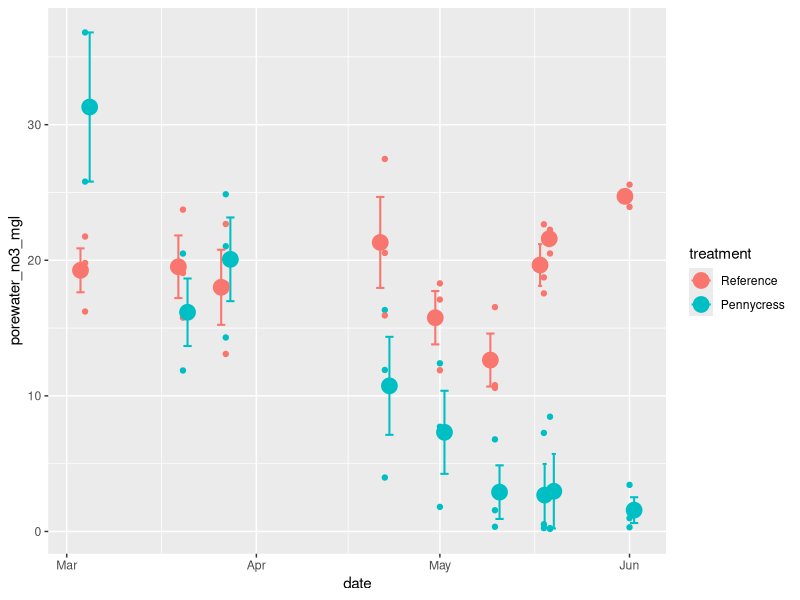
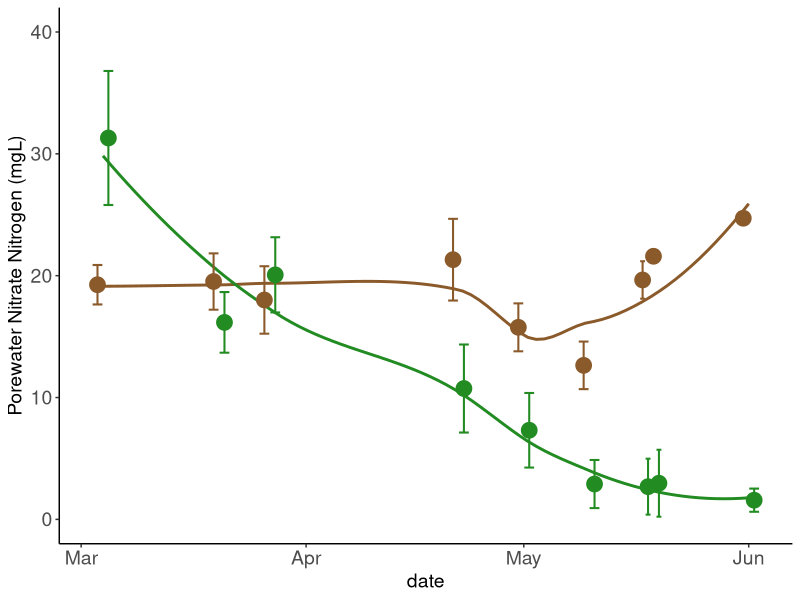
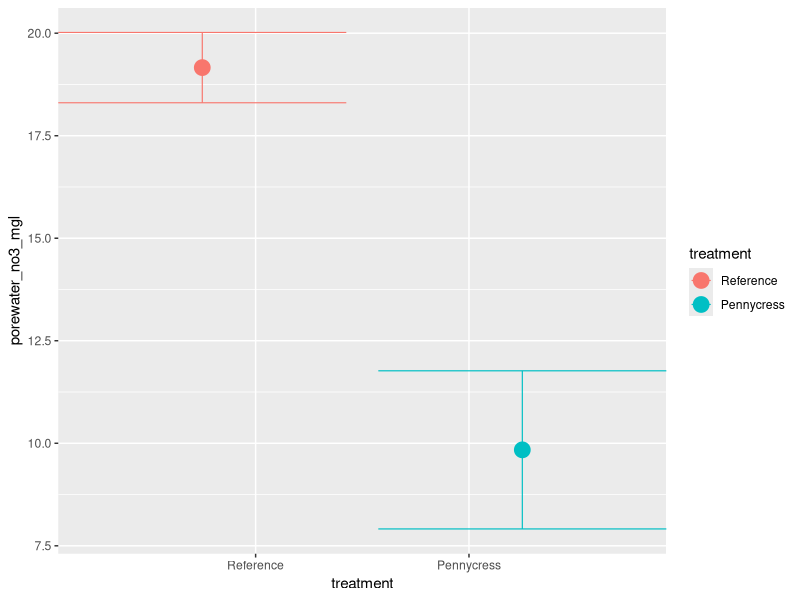
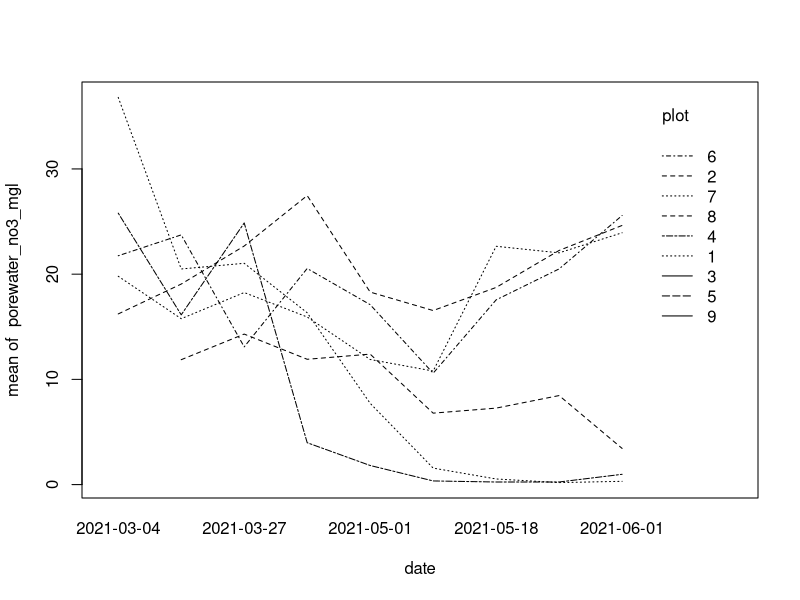
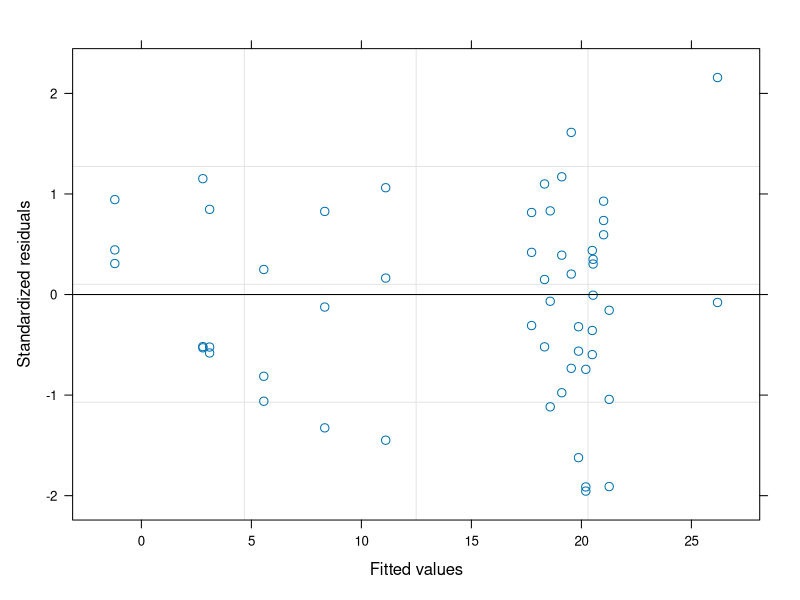
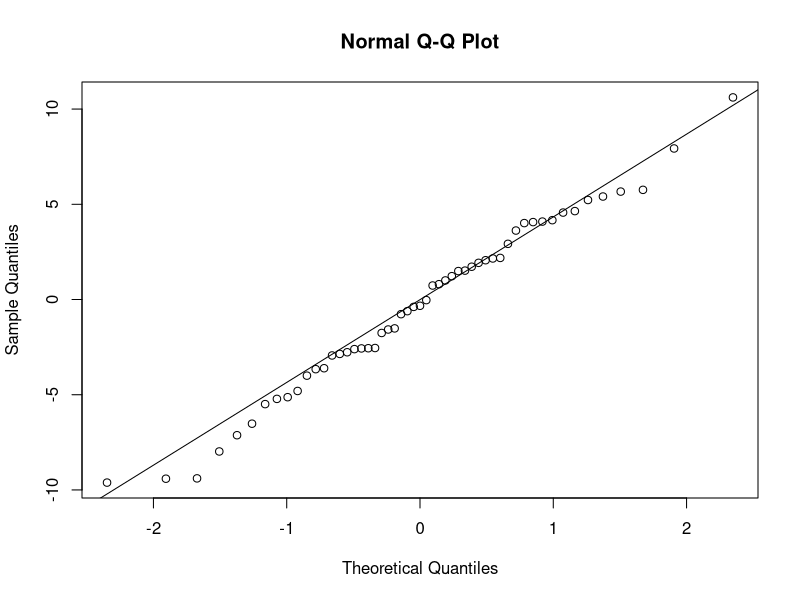

Generate these figures, in order, with R: (Note: this script raises an error after producing the figures.)
# LOAD LIBRARIES ----
library(readxl)
library(effects)
library(tidyverse) 
library(car)
library(multcompView)
library(nlme)
library(emmeans)
library(multcomp)
library(lubridate)
library(broom)
library(tidyr)

# # # # # # # # # # # # # # # # # # # # # # # # # # # # # # # # # # # # # # # # # # # # # # # # #
#  SOIL POREWATER ANALYSIS REMOVING THE EFFECT OF PC+N DUE TO APPLICATION ISSUES CAUSING HUGE SE----
# # # # # # # # # # # # # # # # # # # # # # # # # # # # # # # # # # # # # # # # # # # # # # # # #

# Results:
# Reject the null hypothesis,  t-ratio=4.7, df=4, p-value=0.009
# There is a difference between pc and reference
# treatment   emmean   SE  df   lower.CL  upper.CL
# Reference    19.6   1.38  5    16.07     23.2
# Pennycress   10.4   1.40  4     6.51     14.3

# No significant block effect 
# Pennycress reduces N in soil porewater by almost 50% 




# READ IN THE DATA ----
no3.df <- read_excel("Data/Lysimeter/combined lysimiter pore water.xlsx")

# DATA MUTATIONS ----
# Create treatment columns
no3.df <- no3.df %>% 
  mutate(treatment = case_when(
    plot == 1 ~ "Pennycress",
    plot == 2 ~ "Reference",
    plot == 3 ~ "Pennycress_N",
    plot == 4 ~ "Pennycress",
    plot == 5 ~ "Pennycress_N",
    plot == 6 ~ "Reference",
    plot == 7 ~ "Reference",
    plot == 8 ~ "Pennycress",
    plot == 9 ~ "Pennycress_N"
  )) 

# create month and year column
no3.df <- no3.df %>% 
  mutate(year = year(date),
         month = month(date))

# remove and arrange stuff
no3.df <- no3.df %>% 
  filter(type =="lysimeter") %>% 
  filter(year != 2020 & month >= 3) %>% 
  arrange(month, treatment, plot, block) 

# make factors
no3.df <- no3.df %>% 
  mutate( 
    treatment = as.factor(treatment),
    plot=as.factor(plot),
    month=as.factor(month),
    date = as_date(date),
    treatment = as.factor(treatment),
    block = as.factor(block)
  ) 

# reorder factors
no3.df <- no3.df %>% 
  mutate(treatment = fct_relevel(treatment, "Reference", "Pennycress", "Pennycress_N" )) 

# summarize as means
no3.df <- no3.df %>% 
  ungroup() %>% 
  group_by(date, plot, treatment, block) %>% 
  summarize (
    porewater_no3_mgl = mean(porewater_no3_mgl, na.rm=TRUE),
    porewater_nh3_mgl = mean(porewater_nh3_mgl, na.rm=TRUE),
    porewater_drp_ugl = mean(porewater_drp_ugl, na.rm=TRUE),
  ) %>% 
  arrange(date, plot)

# remove pc+n treatment
no3.df <- no3.df %>%
  filter(treatment != "Pennycress_N")

# # # # # # # # # # # # # # # # # # # # # # # # # # # # # # # # # # # # # # # # # # # # # # # # #
#  PLOTTING ----
# # # # # # # # # # # # # # # # # # # # # # # # # # # # # # # # # # # # # # # # # # # # # # # # #

no3.df %>% 
  ggplot(aes(date, porewater_no3_mgl, color=treatment)) +
  geom_point() +
  stat_summary(
    fun.data = mean_se, na.rm = TRUE, geom = "errorbar", width = 3, size=.7,
    position = position_dodge2(width = 3)) +
  stat_summary(
    fun=mean, na.rm = TRUE, geom = "point", size = 5,
    position = position_dodge2(width = 3))

# ME MAKE PLOT ---
smooth.plot <- ggplot(data = no3.df, mapping = aes(x = date, y = porewater_no3_mgl, color = treatment)) +
  geom_smooth(se = FALSE) +
  #geom_point(size = 3, position = position_dodge2(width = 0.7), shape = 5) +
  stat_summary(
    fun.data = mean_se, na.rm = TRUE, geom = "errorbar", width = 3, size = 0.7,
    position = position_dodge2(width = 3)) +
  stat_summary(
    fun = mean, na.rm = TRUE, geom = "point", size = 5, 
    position = position_dodge2(width = 3)) +
  scale_y_continuous(limits = c(0,40)) +
  labs(y = "Porewater Nitrate Nitrogen (mgL)") + theme(axis.line = element_line(linetype = "solid"),
    axis.title = element_text(size = 14),
    axis.text = element_text(size = 14),
    plot.title = element_text(size = 14),
    panel.background = element_rect(fill = NA)) + theme(legend.key = element_rect(fill = NA),
    legend.background = element_rect(fill = NA), 
    legend.position = "NULL") +
  scale_color_manual(values = c("tan4", "forestgreen")) 
smooth.plot

ggplot(data = no3.df, mapping = aes(x = treatment, y = porewater_no3_mgl, color = treatment)) +
  stat_summary(
    fun.data = mean_se, na.rm = TRUE, geom = "errorbar", width = 3, size = 0.4,
    position = position_dodge2(width = 3)) +
  stat_summary(
    fun = mean, na.rm = TRUE, geom = "point", size = 5, 
    position = position_dodge2(width = 3))


# my brain broke at this one
# EFFECT OF BLOCK ----
with(no3.df, interaction.plot(date, plot, porewater_no3_mgl))

# # # # # # # # # # # # # # # # # # # # # # # # # # # # # # # # # # # # # # # # # # # # # # # # #
#  STATISTICAL ANALYSIS ----
# # # # # # # # # # # # # # # # # # # # # # # # # # # # # # # # # # # # # # # # # # # # # # # # #

# create linear model
lme_fitno3.block <- lme(fixed = porewater_no3_mgl ~  treatment * date ,  
                        random = ~ 1 | plot/block, 
                        method='REML',
                        corr = corAR1( form= ~1 | plot/block),
                        data = no3.df)
# equal variance
plot(lme_fitno3.block)

# normality
qqnorm(resid(lme_fitno3.block))
qqline(resid(lme_fitno3.block))

# analysis
Anova(lme_fitno3.block, type="III")

# without block
lme_fitno3.noblock <- lme(fixed = porewater_no3_mgl ~  treatment * date ,  
                        random = ~ 1 | plot, 
                        method='REML',
                        corr = corAR1( form= ~1 | plot),
                        data = no3.df)
Anova(lme_fitno3.noblock, type = "3")

# no effect of block, just gonna leave it in to be safe

# treatment effects
emmeans(lme_fitno3.block, pairwise ~ treatment, adjust="bonferroni")

marginal = emmeans(lme_fitno3.block, 
                   ~ treatment*date)

plot(marginal, comparisons = TRUE)

# treatment by date interaction 
emminteraction = emmeans(lme_fitno3.block, 
                         pairwise ~ treatment*date,
                         adjust="bonferroni",
                         alpha=0.5)
emminteraction$contrasts

# # # # # # # # # # # # # # # # # # # # # # # # # # # # # # # # # # # # # # # # # # # # # # # # #
# FINAL PLOT ----
# # # # # # # # # # # # # # # # # # # # # # # # # # # # # # # # # # # # # # # # # # # # # # # # #

no3_lsmeans.df <- as.data.frame(lsmeans(lme_fitno3.block, eff ~ treatment*date)$lsmeans)

# The final Plot -----
no3_lsmeans.df %>% 
  ggplot(aes(date, lsmean, color=treatment, group=treatment)) +
  geom_point() +
  geom_line() +
  geom_errorbar(aes(ymin = lsmean-SE, ymax = lsmean+SE), 
                stat="identity", width = 0.2) 

no3_lsmeans.df %>% 
  ggplot(aes(date, lsmean, color=treatment, group=treatment)) +
  geom_point() +
  geom_line() +
  geom_pointrange(aes(ymin = lower.CL,
                      ymax = upper.CL))

  ggplot(data = all_data, mapping = aes(x = Condition, y = Support)) +
  stat_summary(
    fun.data = mean_se, na.rm = TRUE, geom = "errorbar", width = .3, size=.7) +
  stat_summary(
    fun=mean, na.rm = TRUE, geom = "point", size = 5)


season.plot <- no3.df %>% 
  ggplot(aes(treatment, porewater_no3_mgl, color=treatment)) +
  stat_summary(
    fun.data = mean_se, na.rm = TRUE, geom = "errorbar", width = .3, size=.7) +
  stat_summary(
    fun=mean, na.rm = TRUE, geom = "point", size = 5) +
  expand_limits(y=0) + theme(axis.line = element_line(linetype = "solid"),
    panel.background = element_rect(fill = NA)) +labs(y = "Soil Porewater No3(mg/L)", colour = "treatment") +
  labs(x = "") +
  scale_y_continuous(limits = c(0,40)) +
  annotate("text", x = "Reference", y = 16, label = "A", size = 7) +
  annotate("text", x = "Pennycress", y = 6, label = "B", size = 7) + 
  labs(y = "Porewater Nitrate Nitrogen (mgL)") +
  theme(axis.title = element_text(size = 15),
    axis.text = element_text(size = 14),
    axis.text.x = element_text(size = 14),
    plot.title = element_text(size = 16),
    legend.text = element_text(size = 14),
    legend.title = element_text(size = 14),
    legend.key = element_rect(fill = NA),
    legend.background = element_rect(fill = NA)) +
  scale_color_manual(values = c("tan4", "forestgreen"))
season.plot
no3.df %>% 
  ggplot(aes(treatment, porewater_no3_mgl, color=treatment)) + 
  geom_blank() + 
  theme(axis.line = element_line(linetype = "solid"),
        panel.background = element_rect(fill = NA)) +
  labs(y = "Soil Porewater No3(mg/L)", colour = "Treatment") +
  labs(x = "Treatment") +
  scale_color_manual(values = c("tan4", "forestgreen"))

# patchwork ----
library(patchwork)
smooth.plot + season.plot

full.plot <- smooth.plot + season.plot +
  plot_layout(ncol=2, guides = "collect", widths = c(4,1)) + theme(axis.title.y = element_blank(), 
                                                  axis.text.y = element_blank(),
                                                  axis.line.y = element_blank(),
                                                  axis.ticks.y = element_blank(),
                                                  axis.text.x = element_blank()
                                                  )
                                                  
full.plot
ggsave(filename = "Figures/Porewater Final Plot.pdf", full.plot,
       width = 7, height = 7, units = "in")

ggsave(filename = "Figures/Nitrate EMM.pdf", no3n_emm.plot,
       width = 9, height = 7, units = "in")
